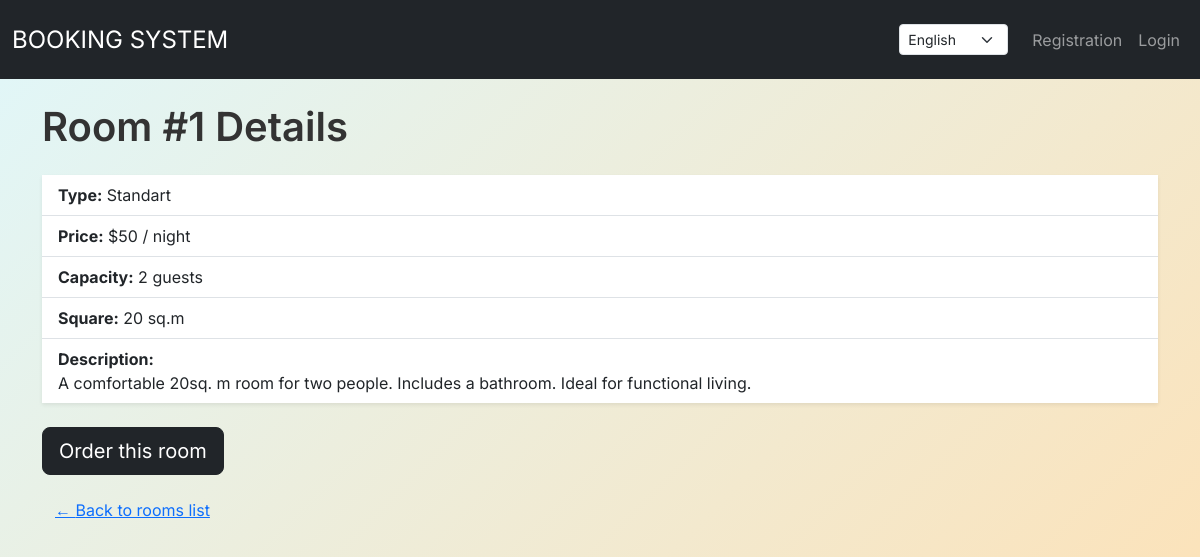
The page /en/room-detail/1/ on the database its author committed.
### my_app/models.py (models this page shows, shortened)
class Room(models.Model):
    number = models.IntegerField()
    price = models.IntegerField()
    capacity = models.IntegerField(default=2)
    square = models.IntegerField(default=20)
    room_type = models.CharField(max_length=256, default="standart")
    description = models.TextField(default="")
    class Meta:
        verbose_name = "Room"
        verbose_name_plural = "Rooms"
        ordering = ["number"]

### my_app/views.py (the view)
# urls.py: path("room-detail/<int:r_id>/", views.room_detail, name = "room-detail"),
def room_detail(request, r_id):
    room = get_object_or_404(Room, id=r_id)
    context = {
        "room": room,
        "room_id_for_url": r_id,
    }
    return render(
        request=request, template_name="booking/room-detail.html", context=context
    )

### templates/booking/room-detail.html
{% extends "base.html" %}
{% load i18n %} {% block content %}
    <h1 class="mb-4">{% translate "Room" %} #{{ room.number }} {% translate "Details" %}</h1>
    <ul class="list-group list-group-flush mb-4 shadow-sm bg-white">
        <li class="list-group-item"><strong>{% translate "Type" %}:</strong> {{ room.room_type }}</li>
        <li class="list-group-item"><strong>{% translate "Price" %}:</strong> ${{ room.price }} / {% translate "night" %}</li>
        <li class="list-group-item"><strong>{% translate "Capacity" %}:</strong> {{ room.capacity }} {% translate "guests" %}</li>
        <li class="list-group-item"><strong>{% translate "Square" %}:</strong> {{ room.square }} {% translate "sq.m" %}</li>
        <li class="list-group-item"><strong>{% translate "Description" %}:</strong> <br>{{ room.description }}</li>
    </ul>
    <a href="{% url 'order-form' room.id %}" class="btn btn-dark btn-lg mb-3">
        {% translate "Order this room" %}
    </a>
<p><a href="{% url 'rooms-list' %}" class="btn btn-link ">← {% translate "Back to rooms list" %}</a></p>
{% endblock %}

### static/css/my_styles.css (style rules this page uses)
html { background: linear-gradient(135deg, #e0f7fa 0%, #ffe0b2 100%); background-attachment: fixed; height: 100%; margin: 0; }
body { color: #333; font-family: 'Inter', sans-serif; height: 100%; margin: 0; background: transparent; }
h1, h2, h3, h4, h5, h6 { font-weight: 600; }

### rows shown on the page
Room: number "1", room_type "Standart", price "50", capacity "2", square "20", description "A comfortable 20sq. m room for two people. Includes a bathroom. Ideal for functional living."

### other values the page prints
form field language "English"
